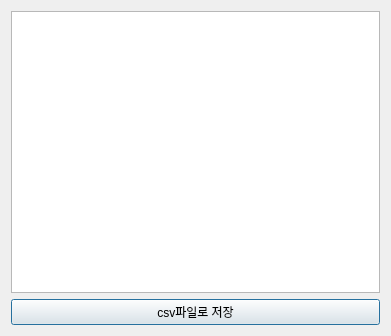
<?xml version="1.0" encoding="UTF-8"?>
<ui version="4.0">
 <class>Dialog</class>
 <widget class="QDialog" name="Dialog">
  <property name="geometry">
   <rect>
    <x>0</x>
    <y>0</y>
    <width>391</width>
    <height>336</height>
   </rect>
  </property>
  <property name="windowTitle">
   <string>단어 횟수</string>
  </property>
  <layout class="QGridLayout" name="gridLayout_4">
   <item row="0" column="0">
    <layout class="QGridLayout" name="gridLayout_3">
     <item row="0" column="0">
      <widget class="QTableWidget" name="tableWidget"/>
     </item>
    </layout>
   </item>
   <item row="1" column="0">
    <widget class="QPushButton" name="pushButton_savetocsv">
     <property name="text">
      <string>csv파일로 저장</string>
     </property>
    </widget>
   </item>
  </layout>
 </widget>
 <resources/>
 <connections/>
</ui>
